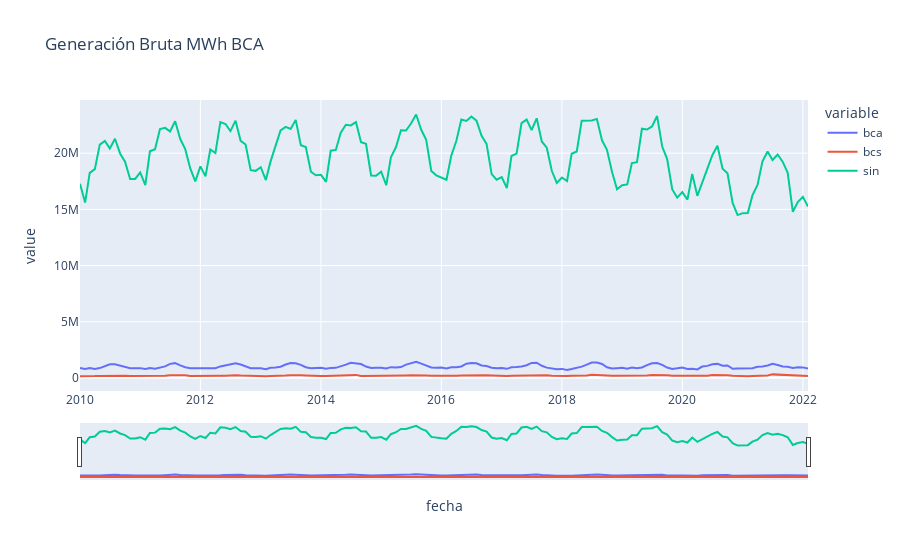

Notebook cell for this chart:
### Markdown cell above
En México la red eléctrica esta dividida en 3 partes, Sistema Eléctrico de Baja California (BCA), Sistema Eléctrico de Baja California Sur (BCS) y el Sistema Eléctrico Interconectado Nacional (SIN).

### Code cell
import plotly.express as px

fig = px.line(df, x='fecha', y=['bca', 'bcs', 'sin'], title='Generación Bruta MWh BCA')
        
fig.update_xaxes(rangeslider_visible=True)
fig.show()

### Figure 1 — Plotly figure (JSON) as saved in the notebook; plotly's stock layout.template omitted (floating-point values rounded to 4 significant figures; data arrays with more than 128 entries replaced by an {"elided": "..."} marker saying what was removed)
{"data": [{"hovertemplate": "variable=bca<br>fecha=%{x}<br>value=%{y}<extra></extra>", "legendgroup": "bca", "line": {"color": "#636efa", "dash": "solid"}, "marker": {"symbol": "circle"}, "mode": "lines", "name": "bca", "orientation": "v", "showlegend": true, "type": "scatter", "x": {"elided": "146 str values"}, "xaxis": "x", "y": {"elided": "146 float values"}, "yaxis": "y"}, {"hovertemplate": "variable=bcs<br>fecha=%{x}<br>value=%{y}<extra></extra>", "legendgroup": "bcs", "line": {"color": "#EF553B", "dash": "solid"}, "marker": {"symbol": "circle"}, "mode": "lines", "name": "bcs", "orientation": "v", "showlegend": true, "type": "scatter", "x": {"elided": "146 str values"}, "xaxis": "x", "y": {"elided": "146 float values"}, "yaxis": "y"}, {"hovertemplate": "variable=sin<br>fecha=%{x}<br>value=%{y}<extra></extra>", "legendgroup": "sin", "line": {"color": "#00cc96", "dash": "solid"}, "marker": {"symbol": "circle"}, "mode": "lines", "name": "sin", "orientation": "v", "showlegend": true, "type": "scatter", "x": {"elided": "146 str values"}, "xaxis": "x", "y": {"elided": "146 float values"}, "yaxis": "y"}], "layout": {"legend": {"title": {"text": "variable"}, "tracegroupgap": 0}, "title": {"text": "Generación Bruta MWh BCA"}, "xaxis": {"anchor": "y", "domain": [0, 1], "rangeslider": {"visible": true}, "title": {"text": "fecha"}}, "yaxis": {"anchor": "x", "domain": [0, 1], "title": {"text": "value"}}}}
